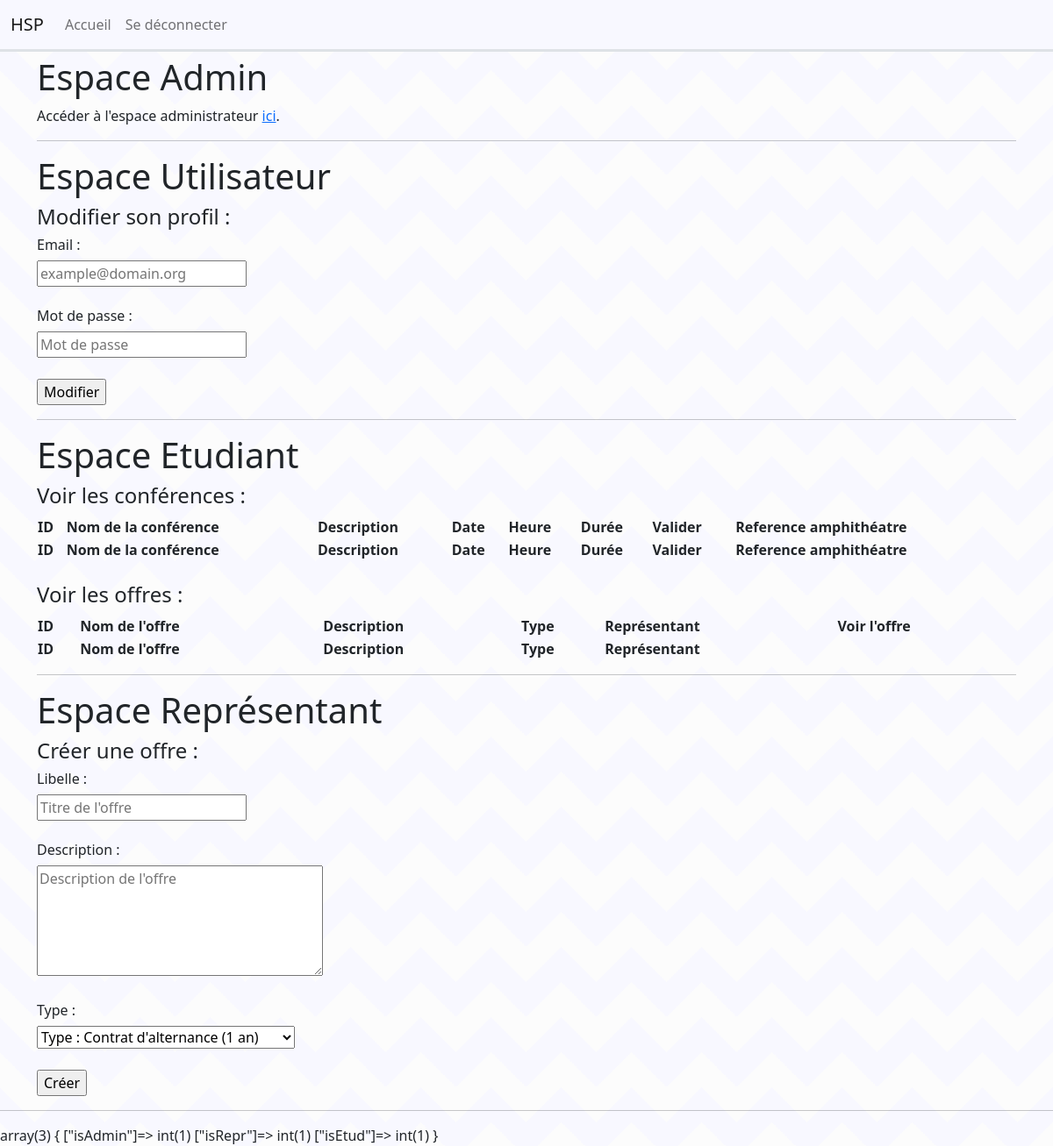
/vue/vue-utilisateur.php (signed in), run on an earlier commit of the app's database.
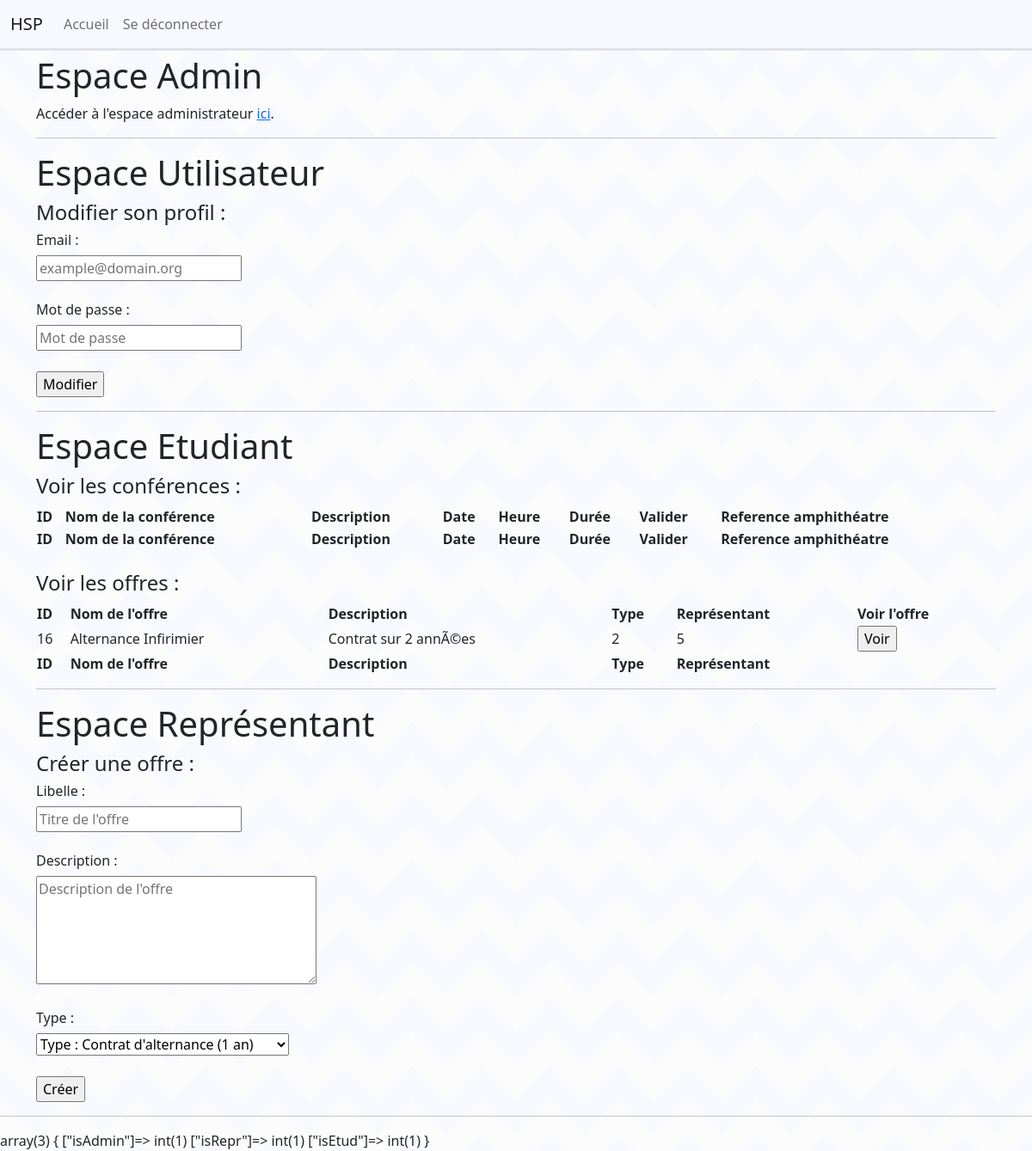
And on a later commit of the database.
### tables this page shows
CREATE TABLE IF NOT EXISTS `offre` (
  `id_offre` int(11) NOT NULL AUTO_INCREMENT,
  `libelle` varchar(100) NOT NULL,
  `description` varchar(1000) NOT NULL,
  `ref_type` int(11) NOT NULL,
  `ref_representant` int(11) NOT NULL,
  PRIMARY KEY (`id_offre`),
  KEY `ref_type` (`ref_type`),
  KEY `offre_ibfk_3` (`ref_representant`)
);

### src/bdd/Database.php (called while the page is built, shortened)
<?php
class Database
{
    private $host;
    private $dbname;
    private $user;
    private $pwd;
    public function __construct()
    {
        $this->host = "localhost";
        $this->dbname = "hsp-skh";
        $this->user = "root";
        $this->pwd = "";
    }
    public function getBdd()
    {
        return $this->bdd = new PDO("mysql:host=".$this->host.";dbname=".$this->dbname,$this->user,$this->pwd);
    }
}

### src/modele/Type.php (called while the page is built, shortened)
<?php
class Type
{
    public function selectType($bdd){
        $sel = $bdd->getBdd()->prepare("SELECT * FROM type");
        $sel->execute();
        $result = $sel->fetchAll();
        return $result;
    }
}

### src/modele/Offre.php (called while the page is built, shortened)
<?php
class Offre
{
    public function selectOffre($bdd){
        $sel = $bdd->getBdd()->prepare("SELECT * FROM offre");
        $sel->execute();
        $result = $sel->fetchAll();
        return $result;
    }
}

### vue/vue-utilisateur.php (the view, shortened to what this page needs)
<?php
require_once '../src/modele/Utilisateur.php';
require_once '../src/bdd/Database.php';
require_once '../src/modele/Offre.php';
require_once '../src/modele/Type.php';
?>
<!doctype html>
<html lang="fr">
<head>
    <link rel="stylesheet" href="../assets/css/styles.css">
    <link href="https://cdn.jsdelivr.net/npm/select2@4.1.0-rc.0/dist/css/select2.min.css" rel="stylesheet" />
    <link rel="stylesheet" type="text/css" href="https://cdn.datatables.net/1.13.1/css/dataTables.bootstrap5.min.css">
    <link href="https://cdn.jsdelivr.net/npm/bootstrap@5.2.1/dist/css/bootstrap.min.css" rel="stylesheet"
>
</head>
<body>
    <header class="mb-4r">
        <nav class="navbar navbar-expand-lg fixed-top border-bottom border-3" style="background-color: #F8F8FF">
            <div class="container-fluid">
                <a class="navbar-brand" href="#">HSP</a>
                    <ul class="navbar-nav me-auto mb-2 mb-lg-0">
                        <li class="nav-item"><a class="nav-link px-2" href="../index.php">Accueil</a></li>
                        <li class="nav-item"><a href="../src/traitement/deconnexion.php" class="nav-link px-2">Se déconnecter</a></li>
                    </ul>
            </div>
        </nav>
    </header>
    <div class="container">
        <?php
        if (isset($_SESSION['isAdmin'])){
            if ($_SESSION['isAdmin'] == 1){ ?>
                <div>
                    <h1 class="mt-8">Espace Admin</h1>
                    Accéder à l'espace administrateur <a href="panelAdmin/homeAdmin.php">ici</a>.
                    <hr>
                </div>
                <?php
            }
        }
        ?>
        <div>
            <h1 class="mt-8">Espace Utilisateur</h1>
        </div>
        <div>
            <form id="form" action="../src/traitement/traitement-register.php" method="post">
                <h4>Modifier son profil :</h4>
                <h6>Email :</h6>
                <input type="email" name="email" placeholder="example@domain.org" required> <br><br>
                <h6>Mot de passe :</h6>
                <input type="password" name="mdp" required placeholder="Mot de passe"> <br><br>
                <input type="submit" value="Modifier">
            </form>
        </div>
        <div>
            <hr>
            <div>
                <h1 class="mt-8">Espace Etudiant</h1>
            </div>
        </div>
        <div>
            <h4>Voir les conférences :</h4>
            <table id="table" class="display" style="width:100%">
                <thead>
                <tr>
                    <th>ID</th>
                    <th>Nom de la conférence</th>
                    <th>Description</th>
                    <th>Date</th>
                    <th>Heure</th>
                    <th>Durée</th>
                    <th>Valider</th>
                    <th>Reference amphithéatre</th>
                </tr>
                </thead>
                <tfoot>
                <tr>
                    <th>ID</th>
                    <th>Nom de la conférence</th>
                    <th>Description</th>
                    <th>Date</th>
                    <th>Heure</th>
                    <th>Durée</th>
                    <th>Valider</th>
                    <th>Reference amphithéatre</th>
                </tr>
                </tfoot>
            </table>
        </div>
        <br>
        <div>
            <h4>Voir les offres :</h4>
            <?php
            $liste = new Offre(array());
            $bdd = new Database();
            $res = $liste->selectOffre($bdd);
            ?>
            <table id="tableOffre" class="display" style="width:100%">
                <thead>
                <tr>
                    <th>ID</th>
                    <th>Nom de l'offre</th>
                    <th>Description</th>
                    <th>Type</th>
                    <th>Représentant</th>
                    <th>Voir l'offre</th>
                </tr>
                </thead>
                <tbody>
                <?php foreach ($res as $value){ ?>
                    <tr>
                        <td><?php echo $value['id_offre'];?></td>
                        <td><?php echo $value['libelle'];?></td>
                        <td><?php echo $value['description'];?></td>
                        <td><?php echo $value['ref_type'];?></td>
                        <td><?php echo $value['ref_representant'];?></td>
                        <td>
                            <form method="post" action="">
                                <input type="submit" value="Voir">
                            </form>
                        </td>
                    </tr>
                <?php } ?>
                </tbody>
                <tfoot>
                <tr>
                    <th>ID</th>
                    <th>Nom de l'offre</th>
                    <th>Description</th>
                    <th>Type</th>
                    <th>Représentant</th>
                </tr>
                </tfoot>
            </table>
        </div>
        <hr>
        <?php
            if (isset($_SESSION['isRepr'])){
                if ($_SESSION['isRepr'] == 1){
                    ?>
        <div>
            <h1 class="mt-8">Espace Représentant</h1>
        </div>
        <div>
            <form action="../src/traitement/add_offre.php" method="post">
                <h4>Créer une offre :</h4>
                <h6>Libelle :</h6>
                <input type="text" name="libelle" placeholder="Titre de l'offre" required> <br><br>
                <h6>Description :</h6>
                <textarea id="description" name="description" placeholder="Description de l'offre" required rows="5" cols="33"></textarea> <br><br>
                <h6>Type :</h6>
                <select class="js2" name="ref_type" id="ref_type">
                    <?php
                    $liste = new Type(array());
                    $bdd = new Database();
                    $res = $liste->selectType($bdd);
                    foreach ($res as $value){
                        ?>
                        <option value="<?php echo $value['id_type'] ?>">Type : <?php echo $value['libelle'];?></option>
                        <?php
                    }
                    ?>
                </select>
                <br><br>
                <input type="submit" value="Créer">
            </form>
        </div>
        <?php
                }}
        ?>
    </div>
    <hr>
</body>
</html>
<?php
var_dump($_SESSION);

### assets/css/styles.css (style rules this page uses)
.mb-lg-0 { margin-bottom: 0 !important; }
.mb-2 { margin-bottom: .5rem !important; }
a { color: inherit; text-decoration: inherit; }

### vue/vue-utilisateur.php (style rules this page uses)
body { background-color: #fcfcfc; background-image: linear-gradient(135deg, #f8f8ff 25%, transparent 25%), linear-gradient(225deg, #f8f8ff 25%, transparent 25%), linear-gradient(45deg, #f8f8ff 25%, transparent 25%), linear-gradient(315deg, #f8f8ff 25%, #fcfcfc 25%); background-position: 40px 0, 40px 0, 0 0, 0 0; background-size: 80px 80px; background-repeat: repeat; }
.mb-4r { margin-bottom: 4rem !important; }

What changed in the data, as far as the page shows it:
added offre: id_offre "16", libelle "Alternance Infirimier", description "Contrat sur 2 annÃ©es", ref_type "2", ref_representant "5"
